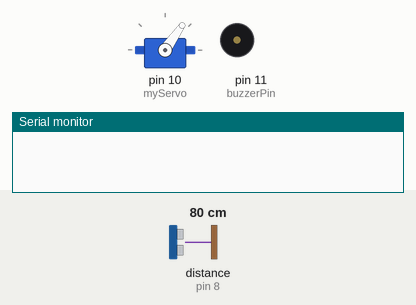
A sketch run on a simulated Arduino Uno, built with avr-gcc and run on an emulated ATmega328P. Parts: servo, buzzer (waves = sounding, pin HIGH), the last lines printed to the serial monitor. Wiring (inferred from the names in the program): ultrasonic range finder: trigger pin 9; echo pin 8. The test bench sets the inputs (shaded band); at power-on: distance to the obstacle (sensor on pin 8) 80 cm. The echo pulse lasts 58.3 µs per cm; pins used as bus, display or sensor lines are not drawn.

Above: at 1.2 s.
1.3 s: distance to the obstacle (sensor on pin 8) set to 23 cm
4.3 s: distance to the obstacle (sensor on pin 8) set to 18 cm
At 4.42 s:
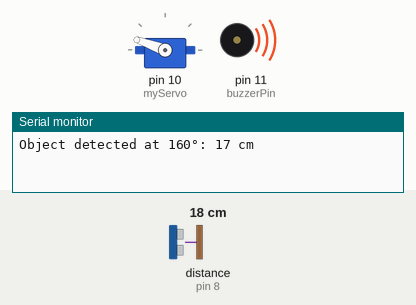
7.3 s: distance to the obstacle (sensor on pin 8) set to 35 cm
At 9.6 s:
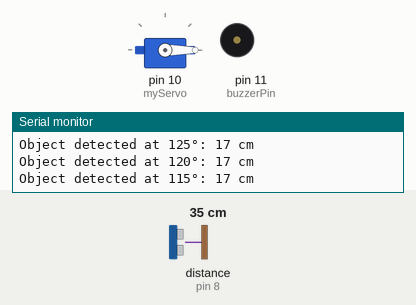
10.3 s: distance to the obstacle (sensor on pin 8) set to 2 cm
At 10.41 s:
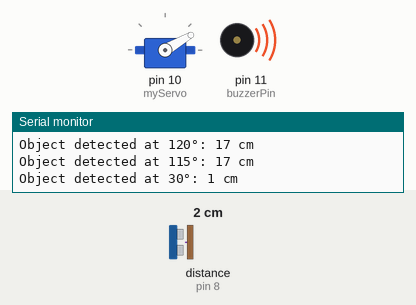
13.3 s: distance to the obstacle (sensor on pin 8) set to 60 cm
At 15.41 s:
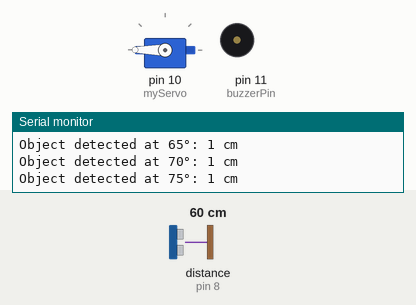
16.3 s: distance to the obstacle (sensor on pin 8) set to 4 cm
At 16.44 s:
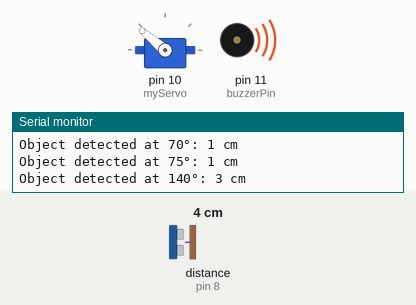
Timing chart, 0 to 25.6 s (numbered marks = the images above; inputs shaded):
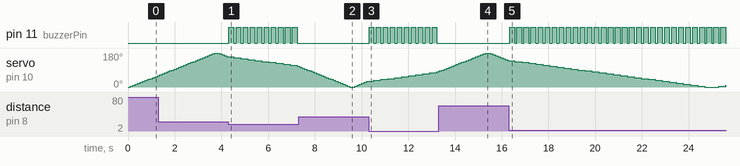

Measured:
- the behaviour switches between 22 and 21 cm on distance to the obstacle (sensor on pin 8) (found by bisection; images 0 and 1)
- after the input at 4.3 s, pin 11 (buzzerPin): alternates HIGH for 0.20 s and LOW for 0.10 s, starting at once
- after the input at 7.3 s, pin 11 (buzzerPin): stops changing and stays LOW
- after the input at 10.3 s, pin 11 (buzzerPin): alternates HIGH for 0.20 s and LOW for 0.10 s, starting at once
- after the input at 13.3 s, pin 11 (buzzerPin): stops changing and stays LOW
- after the input at 16.3 s, pin 11 (buzzerPin): alternates HIGH for 0.20 s and LOW for 0.10 s, starting after 0.05 s

The sketch:

animal_detection.ino
```cpp
#include <Servo.h>

Servo myServo; // Create servo object
const int trigPin = 9; // Ultrasonic sensor TRIG pin
const int echoPin = 8; // Ultrasonic sensor ECHO pin
const int buzzerPin = 11; // Buzzer pin
long duration;
int distance;

void setup() {
  pinMode(trigPin, OUTPUT);
  pinMode(echoPin, INPUT);
  pinMode(buzzerPin, OUTPUT);
  myServo.attach(10); // Attach servo to pin 10
  myServo.write(90); // Start at the center position
  Serial.begin(9600);
}

void loop() {
  // Sweep servo from 0° to 180°
  for (int pos = 0; pos <= 180; pos += 5) { // Adjust step size if needed
    myServo.write(pos); // Move servo to position
    delay(100); // Allow servo to reach position
    checkAndAlert(pos); // Measure distance and alert if needed
  }

  // Sweep servo back from 180° to 0°
  for (int pos = 180; pos >= 0; pos -= 5) {
    myServo.write(pos); // Move servo to position
    delay(100); // Allow servo to reach position
    checkAndAlert(pos); // Measure distance and alert if needed
  }
}

void checkAndAlert(int angle) {
  // Ultrasonic sensor measurement
  digitalWrite(trigPin, LOW);
  delayMicroseconds(2);
  digitalWrite(trigPin, HIGH);
  delayMicroseconds(10);
  digitalWrite(trigPin, LOW);

  duration = pulseIn(echoPin, HIGH);
  distance = duration * 0.034 / 2; // Convert to cm

  // Trigger alert and display only when an object is within 10 cm range
  if (distance > 0 && distance <= 20) { // Object detected within 10 cm
    Serial.print("Object detected at ");
    Serial.print(angle);
    Serial.print("°: ");
    Serial.print(distance);
    Serial.println(" cm");
    digitalWrite(buzzerPin, HIGH); // Sound the buzzer
    delay(200); // Keep the buzzer on briefly
    digitalWrite(buzzerPin, LOW); // Turn off the buzzer
  }
}
```
